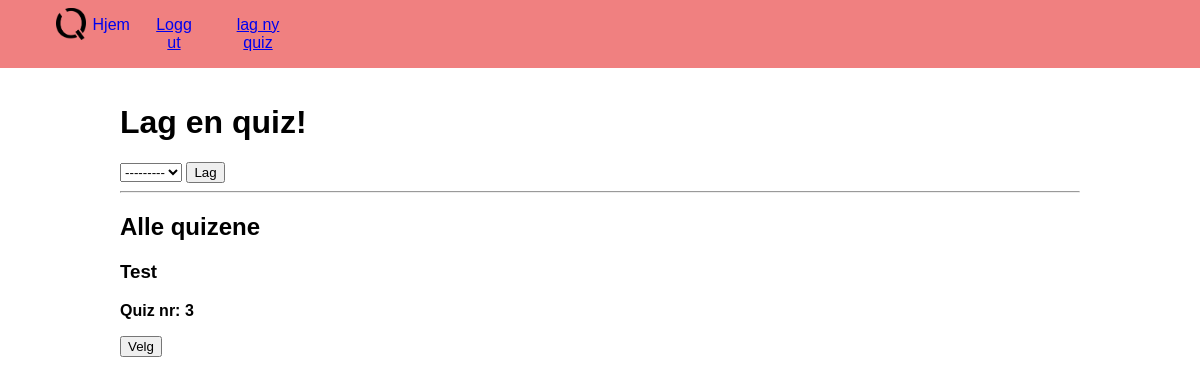
Before: /quiz/lag-quiz/ (signed in) with the older database file.
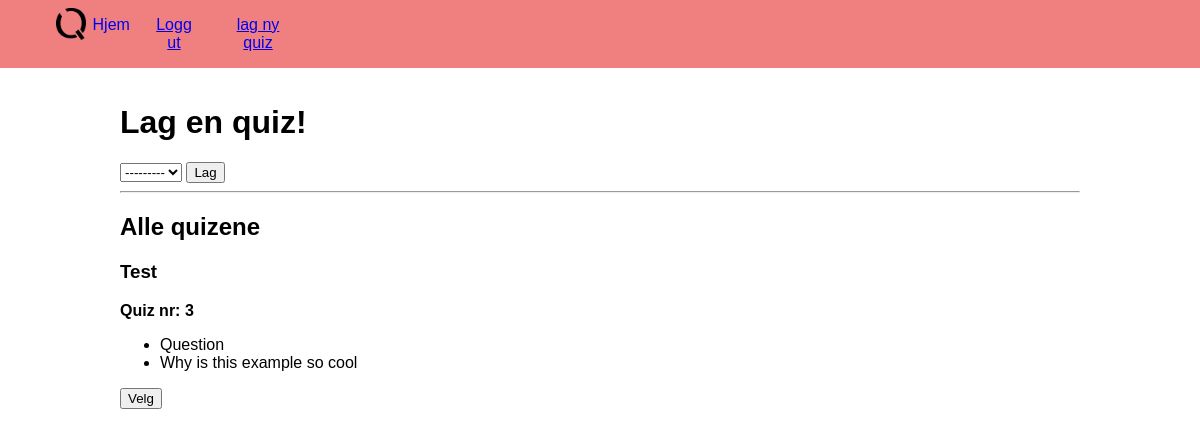
After: the same page with the newer database file.
### quiz/models.py (models this page shows, shortened)
class Quizark(models.Model):
    title = models.CharField(max_length=100)
    file = models.FileField()
    question = models.ManyToManyField(Question, blank=True)
    playing_id = models.IntegerField(default=False)
    is_playing = models.BooleanField(default=False)
    created = models.DateTimeField(auto_now_add=False)
    def __str__(self):
        return self.title

class Question(models.Model):
    question = models.CharField(max_length=500)
    answer = models.CharField(max_length=100)

### quiz/views.py (the view, shortened to what this page needs)
# urls.py: path(r'quiz/lag-quiz/', views.CreateQuiz.as_view(), name='create_quiz'),
class CreateQuiz(LoginRequiredMixin, View):
    template_name = "quiz/create_quiz.html"
    def get(self, request):
        form = QuizCreateForm()
        if request.user:
            fav_quizes = request.user.favoritter.all()
        else:
            fav_quizes = None
        quizes = Quizark.objects.all()
        return render(request, self.template_name, {'form': form, "favs": fav_quizes, "quizes": quizes})

### quiz/forms.py
class QuizCreateForm(forms.Form):
    quizark = forms.ModelChoiceField(queryset=Quizark.objects.all())

### quiz/templates/quiz/create_quiz.html (shortened to what this page needs)
{% extends 'base.html' %}
{% block content %}
<div class="container">
    <h1>Lag en quiz!</h1>
    <form method="POST">
        {% for field in form %}
        {{ field }}
        {% endfor %}
        <button type="submit">Lag</button>
    </form>
    <hr>
    <h2>Alle quizene</h2>
    {% for quiz in quizes %}
    <h3>{{ quiz.title }}</h3>
    <strong>Quiz nr: {{ quiz.id }}</strong>
    <ul>
        {% for q in quiz.question.all|slice:":3"   %}
        <li>{{ q.question }}</li>
        {% endfor %}
    </ul>
    <button value="{{ quiz.id }}" class="choose">Velg</button>
    {% endfor %}
</div>
{% load static %}
{% endblock content %}

### quiz/templates/base.html (shortened to what this page needs)
<!DOCTYPE html>
<html lang="no">
<head>
    {% load static %}
    <link rel="stylesheet" href="{% static 'css/base.css' %}">
</head>
<body>
    <nav>
        <ul>
            <li>
                <a id="logo" href="{% url 'quiz:quiz' %}">
                    <img src="{% static 'images/logo.png' %}"><span>Hjem</span>
                </a>
            </li>
            {% if user.is_authenticated %}
                <li><a href="{% url 'accounts:logout' %}">Logg ut</a></li>
                <li><a href="{% url 'quiz:create_quiz' %}">lag ny quiz</a></li>
            {% else %}
                <li><a href="{% url 'accounts:login' %}">Logg inn</a></li>
            {% endif %}
        </ul>
    </nav>
    {% block content %}
    {% endblock content %}
</body>
</html>

### quiz/static/css/base.css (style rules this page uses)
body { margin: 0; font-family: Arial; }
nav ul { background-color: lightcoral; margin: 0; list-style: none; padding: 0; overflow: hidden; display: flex; flex-direction: row; }
nav li { flex-basis: 7%; }
nav li:first-child { margin-left: 3rem; }
nav a { display: block; padding: 1rem; text-align: center; }
#logo img { height: 2rem; }
#logo { padding: 0.48rem; position: relative; text-align: start; }
#logo span { position: absolute; top: 1rem; margin-left: 7px; }
.container { margin: 3% 10%; }

Changed rows visible on the page:
added Question: question "Question"
added Question: question "Why is this example so cool"
